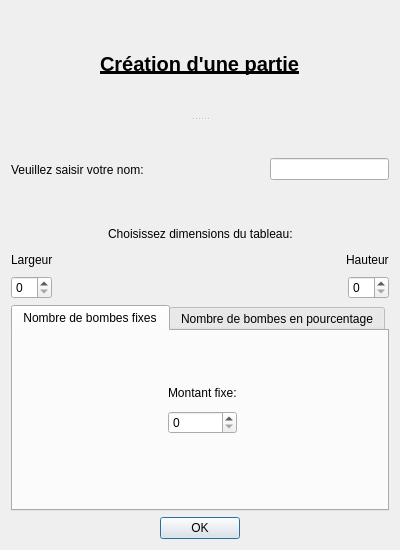
<?xml version="1.0" encoding="UTF-8"?>
<ui version="4.0">
 <class>ConfiGame</class>
 <widget class="QDialog" name="ConfiGame">
  <property name="geometry">
   <rect>
    <x>0</x>
    <y>0</y>
    <width>400</width>
    <height>550</height>
   </rect>
  </property>
  <property name="minimumSize">
   <size>
    <width>400</width>
    <height>550</height>
   </size>
  </property>
  <property name="maximumSize">
   <size>
    <width>400</width>
    <height>550</height>
   </size>
  </property>
  <property name="windowTitle">
   <string>Creation Partie</string>
  </property>
  <layout class="QVBoxLayout" name="verticalLayout">
   <item>
    <widget class="QSplitter" name="splitter">
     <property name="orientation">
      <enum>Qt::Vertical</enum>
     </property>
     <widget class="QWidget" name="layoutWidget">
      <layout class="QHBoxLayout" name="horizontalLayout_5">
       <item>
        <spacer name="horizontalSpacer_6">
         <property name="orientation">
          <enum>Qt::Horizontal</enum>
         </property>
         <property name="sizeHint" stdset="0">
          <size>
           <width>128</width>
           <height>20</height>
          </size>
         </property>
        </spacer>
       </item>
       <item>
        <widget class="QLabel" name="label">
         <property name="font">
          <font>
           <pointsize>15</pointsize>
           <weight>75</weight>
           <bold>true</bold>
           <underline>true</underline>
          </font>
         </property>
         <property name="text">
          <string>Création d'une partie</string>
         </property>
        </widget>
       </item>
       <item>
        <spacer name="horizontalSpacer_7">
         <property name="orientation">
          <enum>Qt::Horizontal</enum>
         </property>
         <property name="sizeHint" stdset="0">
          <size>
           <width>128</width>
           <height>20</height>
          </size>
         </property>
        </spacer>
       </item>
      </layout>
     </widget>
     <widget class="QWidget" name="layoutWidget">
      <layout class="QHBoxLayout" name="horizontalLayout">
       <item>
        <widget class="QLabel" name="label_2">
         <property name="text">
          <string>Veuillez saisir votre nom:</string>
         </property>
        </widget>
       </item>
       <item>
        <spacer name="horizontalSpacer">
         <property name="orientation">
          <enum>Qt::Horizontal</enum>
         </property>
         <property name="sizeHint" stdset="0">
          <size>
           <width>58</width>
           <height>20</height>
          </size>
         </property>
        </spacer>
       </item>
       <item>
        <widget class="QLineEdit" name="namePlayer"/>
       </item>
      </layout>
     </widget>
    </widget>
   </item>
   <item>
    <layout class="QHBoxLayout" name="horizontalLayout_4">
     <item>
      <spacer name="horizontalSpacer_4">
       <property name="orientation">
        <enum>Qt::Horizontal</enum>
       </property>
       <property name="sizeHint" stdset="0">
        <size>
         <width>78</width>
         <height>20</height>
        </size>
       </property>
      </spacer>
     </item>
     <item>
      <widget class="QLabel" name="label_3">
       <property name="text">
        <string>Choisissez dimensions du tableau:</string>
       </property>
      </widget>
     </item>
     <item>
      <spacer name="horizontalSpacer_5">
       <property name="orientation">
        <enum>Qt::Horizontal</enum>
       </property>
       <property name="sizeHint" stdset="0">
        <size>
         <width>78</width>
         <height>20</height>
        </size>
       </property>
      </spacer>
     </item>
    </layout>
   </item>
   <item>
    <layout class="QHBoxLayout" name="horizontalLayout_2">
     <item>
      <widget class="QLabel" name="label_4">
       <property name="text">
        <string>Largeur</string>
       </property>
      </widget>
     </item>
     <item>
      <spacer name="horizontalSpacer_2">
       <property name="orientation">
        <enum>Qt::Horizontal</enum>
       </property>
       <property name="sizeHint" stdset="0">
        <size>
         <width>108</width>
         <height>20</height>
        </size>
       </property>
      </spacer>
     </item>
     <item>
      <widget class="QLabel" name="label_5">
       <property name="text">
        <string>Hauteur</string>
       </property>
      </widget>
     </item>
    </layout>
   </item>
   <item>
    <layout class="QHBoxLayout" name="horizontalLayout_3">
     <item>
      <widget class="QSpinBox" name="height"/>
     </item>
     <item>
      <spacer name="horizontalSpacer_3">
       <property name="orientation">
        <enum>Qt::Horizontal</enum>
       </property>
       <property name="sizeHint" stdset="0">
        <size>
         <width>128</width>
         <height>20</height>
        </size>
       </property>
      </spacer>
     </item>
     <item>
      <widget class="QSpinBox" name="width"/>
     </item>
    </layout>
   </item>
   <item>
    <widget class="QTabWidget" name="nbMineTab">
     <property name="currentIndex">
      <number>0</number>
     </property>
     <widget class="QWidget" name="mineFix">
      <attribute name="title">
       <string>Nombre de bombes fixes</string>
      </attribute>
      <widget class="QWidget" name="layoutWidget">
       <property name="geometry">
        <rect>
         <x>0</x>
         <y>50</y>
         <width>380</width>
         <height>53</height>
        </rect>
       </property>
       <layout class="QHBoxLayout" name="horizontalLayout_7">
        <item>
         <spacer name="horizontalSpacer_10">
          <property name="orientation">
           <enum>Qt::Horizontal</enum>
          </property>
          <property name="sizeHint" stdset="0">
           <size>
            <width>158</width>
            <height>20</height>
           </size>
          </property>
         </spacer>
        </item>
        <item>
         <layout class="QVBoxLayout" name="verticalLayout_3">
          <item>
           <widget class="QLabel" name="label_6">
            <property name="text">
             <string>Montant fixe:</string>
            </property>
           </widget>
          </item>
          <item>
           <widget class="QSpinBox" name="spinMineFix">
            <property name="maximum">
             <number>9999</number>
            </property>
           </widget>
          </item>
         </layout>
        </item>
        <item>
         <spacer name="horizontalSpacer_11">
          <property name="orientation">
           <enum>Qt::Horizontal</enum>
          </property>
          <property name="sizeHint" stdset="0">
           <size>
            <width>158</width>
            <height>20</height>
           </size>
          </property>
         </spacer>
        </item>
       </layout>
      </widget>
     </widget>
     <widget class="QWidget" name="minePour">
      <attribute name="title">
       <string>Nombre de bombes en pourcentage</string>
      </attribute>
      <widget class="QWidget" name="layoutWidget">
       <property name="geometry">
        <rect>
         <x>0</x>
         <y>50</y>
         <width>380</width>
         <height>53</height>
        </rect>
       </property>
       <layout class="QHBoxLayout" name="horizontalLayout_8">
        <item>
         <spacer name="horizontalSpacer_13">
          <property name="orientation">
           <enum>Qt::Horizontal</enum>
          </property>
          <property name="sizeHint" stdset="0">
           <size>
            <width>158</width>
            <height>20</height>
           </size>
          </property>
         </spacer>
        </item>
        <item>
         <layout class="QVBoxLayout" name="verticalLayout_2">
          <item>
           <widget class="QLabel" name="label_7">
            <property name="text">
             <string>Pourcentage:</string>
            </property>
           </widget>
          </item>
          <item>
           <widget class="QSpinBox" name="spinMinePour">
            <property name="minimum">
             <number>1</number>
            </property>
            <property name="maximum">
             <number>99</number>
            </property>
           </widget>
          </item>
         </layout>
        </item>
        <item>
         <spacer name="horizontalSpacer_12">
          <property name="orientation">
           <enum>Qt::Horizontal</enum>
          </property>
          <property name="sizeHint" stdset="0">
           <size>
            <width>158</width>
            <height>20</height>
           </size>
          </property>
         </spacer>
        </item>
       </layout>
      </widget>
     </widget>
    </widget>
   </item>
   <item>
    <layout class="QHBoxLayout" name="horizontalLayout_6">
     <item>
      <spacer name="horizontalSpacer_8">
       <property name="orientation">
        <enum>Qt::Horizontal</enum>
       </property>
       <property name="sizeHint" stdset="0">
        <size>
         <width>128</width>
         <height>20</height>
        </size>
       </property>
      </spacer>
     </item>
     <item>
      <widget class="QPushButton" name="buttonCreat">
       <property name="text">
        <string>OK</string>
       </property>
      </widget>
     </item>
     <item>
      <spacer name="horizontalSpacer_9">
       <property name="orientation">
        <enum>Qt::Horizontal</enum>
       </property>
       <property name="sizeHint" stdset="0">
        <size>
         <width>128</width>
         <height>20</height>
        </size>
       </property>
      </spacer>
     </item>
    </layout>
   </item>
  </layout>
 </widget>
 <resources/>
 <connections>
  <connection>
   <sender>buttonCreat</sender>
   <signal>clicked()</signal>
   <receiver>ConfiGame</receiver>
   <slot>accept()</slot>
   <hints>
    <hint type="sourcelabel">
     <x>226</x>
     <y>539</y>
    </hint>
    <hint type="destinationlabel">
     <x>280</x>
     <y>540</y>
    </hint>
   </hints>
  </connection>
 </connections>
</ui>
